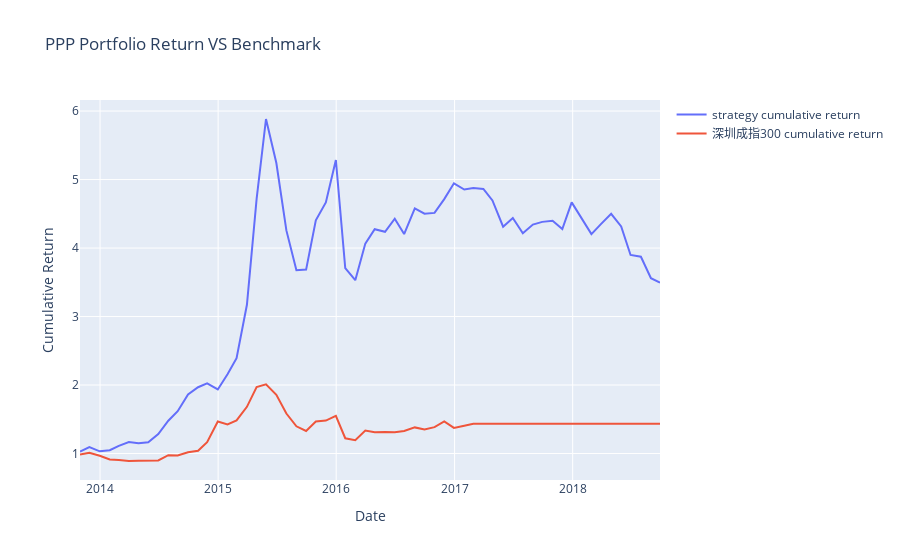

Notebook cell for this chart:
### Code cell
plot = DataframePlot(final_return_df)
plot.scatter_plot("date", y_colname_list = ["cum_ret_1","sz300_cum_ret"],
                  legend_list= ['strategy cumulative return','深圳成指300 cumulative return'],
                  graph_title="PPP Portfolio Return VS Benchmark",
                  x_title="Date",
                  y_title="Cumulative Return")
